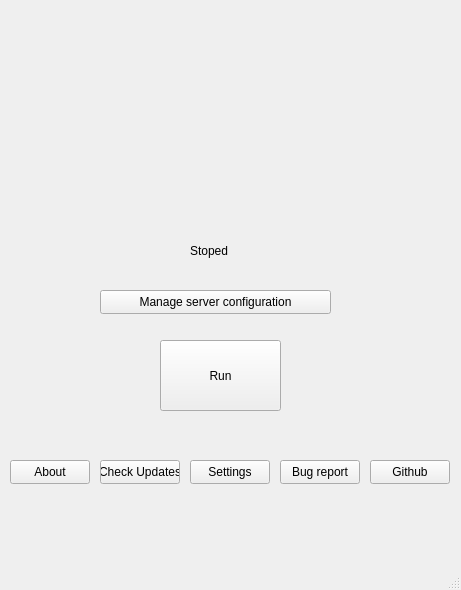
<?xml version="1.0" encoding="UTF-8"?>
<ui version="4.0">
 <class>MainWindow</class>
 <widget class="QMainWindow" name="MainWindow">
  <property name="geometry">
   <rect>
    <x>0</x>
    <y>0</y>
    <width>461</width>
    <height>590</height>
   </rect>
  </property>
  <property name="windowTitle">
   <string>MainWindow</string>
  </property>
  <widget class="QWidget" name="centralwidget">
   <widget class="QPushButton" name="SettingsBut">
    <property name="geometry">
     <rect>
      <x>190</x>
      <y>460</y>
      <width>80</width>
      <height>24</height>
     </rect>
    </property>
    <property name="text">
     <string>Settings</string>
    </property>
   </widget>
   <widget class="QPushButton" name="AboutBut">
    <property name="geometry">
     <rect>
      <x>10</x>
      <y>460</y>
      <width>80</width>
      <height>24</height>
     </rect>
    </property>
    <property name="text">
     <string>About</string>
    </property>
   </widget>
   <widget class="QPushButton" name="UpdatesBut">
    <property name="geometry">
     <rect>
      <x>100</x>
      <y>460</y>
      <width>80</width>
      <height>24</height>
     </rect>
    </property>
    <property name="text">
     <string>Check Updates</string>
    </property>
   </widget>
   <widget class="QPushButton" name="BugReportBug">
    <property name="geometry">
     <rect>
      <x>280</x>
      <y>460</y>
      <width>80</width>
      <height>24</height>
     </rect>
    </property>
    <property name="text">
     <string>Bug report</string>
    </property>
   </widget>
   <widget class="QPushButton" name="GithubBut">
    <property name="geometry">
     <rect>
      <x>370</x>
      <y>460</y>
      <width>80</width>
      <height>24</height>
     </rect>
    </property>
    <property name="text">
     <string>Github</string>
    </property>
   </widget>
   <widget class="QPushButton" name="RunBut">
    <property name="geometry">
     <rect>
      <x>160</x>
      <y>340</y>
      <width>121</width>
      <height>71</height>
     </rect>
    </property>
    <property name="text">
     <string>Run</string>
    </property>
   </widget>
   <widget class="QLabel" name="StatusLabel">
    <property name="geometry">
     <rect>
      <x>190</x>
      <y>220</y>
      <width>51</width>
      <height>61</height>
     </rect>
    </property>
    <property name="text">
     <string>Stoped</string>
    </property>
   </widget>
   <widget class="QPushButton" name="SelectServerConfig">
    <property name="geometry">
     <rect>
      <x>100</x>
      <y>290</y>
      <width>231</width>
      <height>24</height>
     </rect>
    </property>
    <property name="text">
     <string>Manage server configuration</string>
    </property>
   </widget>
  </widget>
  <widget class="QMenuBar" name="menubar">
   <property name="geometry">
    <rect>
     <x>0</x>
     <y>0</y>
     <width>461</width>
     <height>21</height>
    </rect>
   </property>
  </widget>
  <widget class="QStatusBar" name="statusbar"/>
 </widget>
 <resources/>
 <connections/>
</ui>
